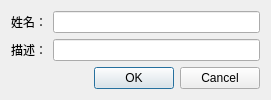
<?xml version="1.0" encoding="UTF-8"?>
<ui version="4.0">
    <class>Dialog</class>
    <widget class="QDialog" name="Dialog">
        <property name="geometry">
            <rect>
                <x>0</x>
                <y>0</y>
                <width>271</width>
                <height>95</height>
            </rect>
        </property>
        <property name="windowTitle">
            <string>添加成员</string>
        </property>
        <property name="accessibleName">
            <string/>
        </property>
        <layout class="QVBoxLayout" name="verticalLayout">
            <item>
                <layout class="QFormLayout" name="formLayout">
                    <item row="1" column="1">
                        <widget class="QLineEdit" name="infoEdit"/>
                    </item>
                    <item row="0" column="1">
                        <widget class="QLineEdit" name="nameEdit"/>
                    </item>
                    <item row="0" column="0">
                        <widget class="QLabel" name="label">
                            <property name="text">
                                <string>姓名：</string>
                            </property>
                        </widget>
                    </item>
                    <item row="1" column="0">
                        <widget class="QLabel" name="label_2">
                            <property name="text">
                                <string>描述：</string>
                            </property>
                        </widget>
                    </item>
                </layout>
            </item>
            <item>
                <widget class="QDialogButtonBox" name="buttonBox">
                    <property name="orientation">
                        <enum>Qt::Horizontal</enum>
                    </property>
                    <property name="standardButtons">
                        <set>QDialogButtonBox::Cancel|QDialogButtonBox::Ok</set>
                    </property>
                </widget>
            </item>
        </layout>
    </widget>
    <resources/>
    <connections>
        <connection>
            <sender>buttonBox</sender>
            <signal>accepted()</signal>
            <receiver>Dialog</receiver>
            <slot>accept()</slot>
            <hints>
                <hint type="sourcelabel">
                    <x>248</x>
                    <y>254</y>
                </hint>
                <hint type="destinationlabel">
                    <x>157</x>
                    <y>274</y>
                </hint>
            </hints>
        </connection>
        <connection>
            <sender>buttonBox</sender>
            <signal>rejected()</signal>
            <receiver>Dialog</receiver>
            <slot>reject()</slot>
            <hints>
                <hint type="sourcelabel">
                    <x>316</x>
                    <y>260</y>
                </hint>
                <hint type="destinationlabel">
                    <x>286</x>
                    <y>274</y>
                </hint>
            </hints>
        </connection>
    </connections>
</ui>
